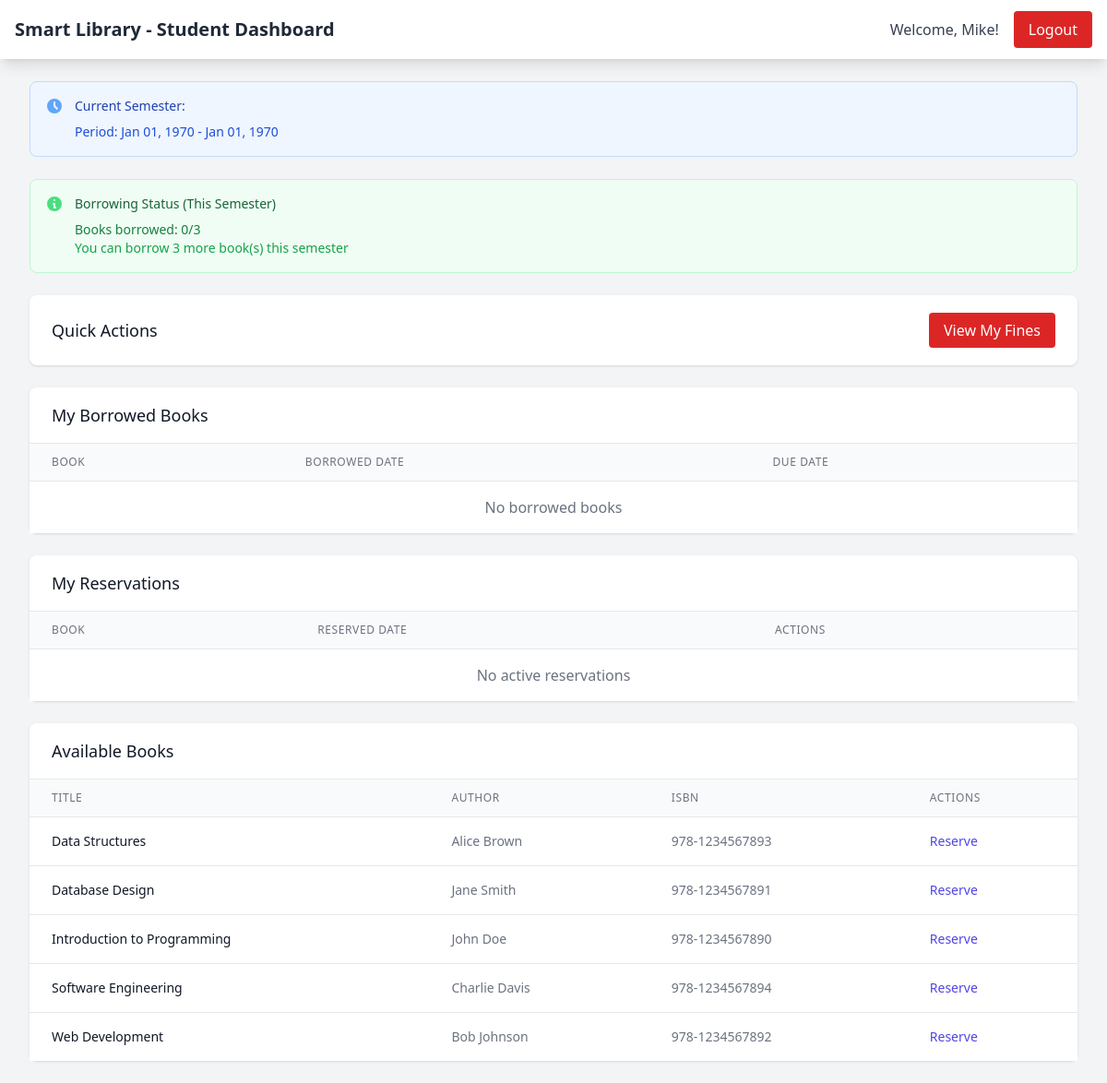
The app's page /student/dashboard.php (signed in), older data.
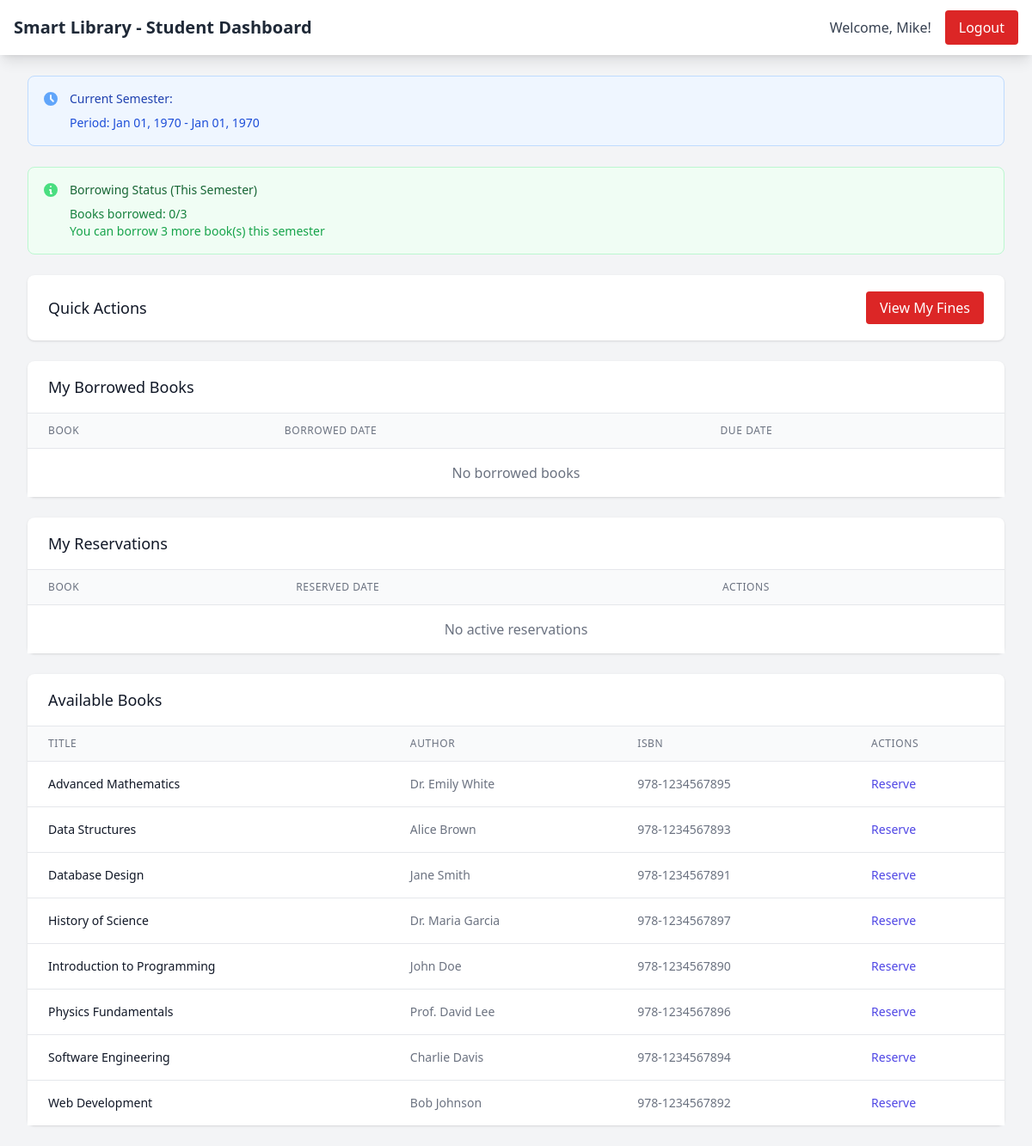
The same page, newer data.
### tables this page shows
CREATE TABLE books (
    id INT AUTO_INCREMENT PRIMARY KEY,
    title VARCHAR(255) NOT NULL,
    author VARCHAR(255) NOT NULL,
    isbn VARCHAR(20) UNIQUE NULL,
    category VARCHAR(100),
    status ENUM('available', 'borrowed', 'reserved') DEFAULT 'available',
    created_at TIMESTAMP DEFAULT CURRENT_TIMESTAMP,
    updated_at TIMESTAMP DEFAULT CURRENT_TIMESTAMP ON UPDATE CURRENT_TIMESTAMP
);

### student/dashboard.php (the view, shortened to what the changed rows need)
<?php
$database = new Database();
$db = $database->getConnection();
$query = "SELECT * FROM books WHERE status = 'available' ORDER BY title";
$stmt = $db->prepare($query);
$stmt->execute();
$available_books = $stmt->fetchAll(PDO::FETCH_ASSOC);
?>
<!DOCTYPE html>
<html lang="en">
<head>
    <script src="https://cdn.tailwindcss.com"></script>
    <link href="https://cdn.jsdelivr.net/npm/flowbite@2.2.1/dist/flowbite.min.css" rel="stylesheet" />
</head>
<body class="bg-gray-100">
    <nav class="bg-white shadow-lg">
        <div class="max-w-7xl mx-auto px-4">
            <div class="flex justify-between h-16">
                <div class="flex items-center">
                    <h1 class="text-xl font-semibold text-gray-800">Smart Library - Student Dashboard</h1>
                </div>
            </div>
        </div>
    </nav>
    <div class="max-w-7xl mx-auto py-6 sm:px-6 lg:px-8">
        <div class="bg-white shadow rounded-lg p-6 mb-6">
            <div class="flex justify-between items-center">
                <h2 class="text-lg font-medium text-gray-900">Quick Actions</h2>
            </div>
        </div>
        <div class="bg-white shadow rounded-lg mb-6">
            <div class="px-6 py-4 border-b border-gray-200">
                <h2 class="text-lg font-medium text-gray-900">My Borrowed Books</h2>
            </div>
            <div class="overflow-x-auto">
                <table class="min-w-full divide-y divide-gray-200">
                    <thead class="bg-gray-50">
                        <tr>
                            <th class="px-6 py-3 text-left text-xs font-medium text-gray-500 uppercase tracking-wider">Book</th>
                            <th class="px-6 py-3 text-left text-xs font-medium text-gray-500 uppercase tracking-wider">Borrowed Date</th>
                            <th class="px-6 py-3 text-left text-xs font-medium text-gray-500 uppercase tracking-wider">Due Date</th>
                        </tr>
                    </thead>
                </table>
            </div>
        </div>
        <div class="bg-white shadow rounded-lg mb-6">
            <div class="px-6 py-4 border-b border-gray-200">
                <h2 class="text-lg font-medium text-gray-900">My Reservations</h2>
            </div>
            <div class="overflow-x-auto">
                <table class="min-w-full divide-y divide-gray-200">
                    <thead class="bg-gray-50">
                        <tr>
                            <th class="px-6 py-3 text-left text-xs font-medium text-gray-500 uppercase tracking-wider">Book</th>
                            <th class="px-6 py-3 text-left text-xs font-medium text-gray-500 uppercase tracking-wider">Reserved Date</th>
                            <th class="px-6 py-3 text-left text-xs font-medium text-gray-500 uppercase tracking-wider">Actions</th>
                        </tr>
                    </thead>
                </table>
            </div>
        </div>
        <div class="bg-white shadow rounded-lg">
            <div class="px-6 py-4 border-b border-gray-200">
                <h2 class="text-lg font-medium text-gray-900">Available Books</h2>
            </div>
            <div class="overflow-x-auto">
                <table class="min-w-full divide-y divide-gray-200">
                    <thead class="bg-gray-50">
                        <tr>
                            <th class="px-6 py-3 text-left text-xs font-medium text-gray-500 uppercase tracking-wider">Title</th>
                            <th class="px-6 py-3 text-left text-xs font-medium text-gray-500 uppercase tracking-wider">Author</th>
                            <th class="px-6 py-3 text-left text-xs font-medium text-gray-500 uppercase tracking-wider">ISBN</th>
                            <th class="px-6 py-3 text-left text-xs font-medium text-gray-500 uppercase tracking-wider">Actions</th>
                        </tr>
                    </thead>
                    <tbody class="bg-white divide-y divide-gray-200">
                        <?php foreach ($available_books as $book): ?>
                        <tr>
                            <td class="px-6 py-4 whitespace-nowrap text-sm font-medium text-gray-900">
                                <?php echo htmlspecialchars($book['title']); ?>
                            </td>
                            <td class="px-6 py-4 whitespace-nowrap text-sm text-gray-500">
                                <?php echo htmlspecialchars($book['author']); ?>
                            </td>
                            <td class="px-6 py-4 whitespace-nowrap text-sm text-gray-500">
                                <?php echo htmlspecialchars($book['isbn']); ?>
                            </td>
                            <td class="px-6 py-4 whitespace-nowrap text-sm font-medium">
                                <form method="POST" class="inline">
                                    <button type="submit" class="text-indigo-600 hover:text-indigo-900">Reserve</button>
                                </form>
                            </td>
                        </tr>
                        <?php endforeach; ?>
                    </tbody>
                </table>
            </div>
        </div>
    </div>
</body>
</html>

Row changes from the older to the newer data that the page shows:
added books: title "Advanced Mathematics", author "Dr. Emily White", isbn "978-1234567895"
added books: title "History of Science", author "Dr. Maria Garcia", isbn "978-1234567897"
added books: title "Physics Fundamentals", author "Prof. David Lee", isbn "978-1234567896"
